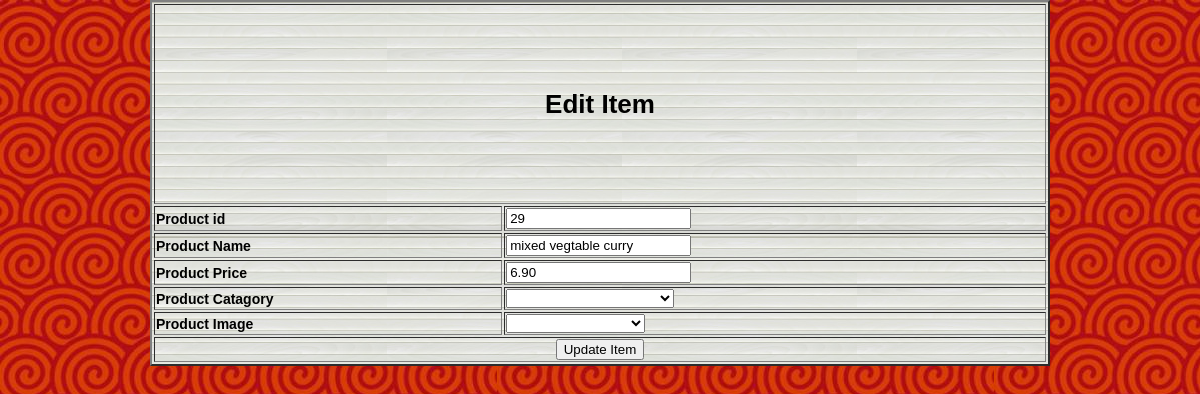
Page /editProduct.php?id=29 (signed in) on the committed database.
### tables this page shows
CREATE TABLE `products` (
  `id` int(10) NOT NULL,
  `name` varchar(100) NOT NULL,
  `price` decimal(10,2) NOT NULL DEFAULT '0.00',
  `catagory` int(10) NOT NULL,
  `image` varchar(100) NOT NULL
);

### editProduct.php (the view, shortened to what this page needs)
<?php include ('includes/db.php'); ?>
<?php
$id = $_GET['id'];
$editProduct = "SELECT * FROM `products` where id = $id";
if ($result = $mysqli->query($editProduct))
{
    while ($row = mysqli_fetch_array($result))
    {
        $id = $row['id'];
        $name = $row['name'];
        $price = $row['price'];
        $catagory = $row['catagory'];
        $image = $row['image'];
    }
}
?>
<!DOCTYPE html>
<html>
  <head>
    <link rel="stylesheet" href="css/style.css" type="text/css">
  </head>
  <body >
    <div   <div id="container2">
          <form action="editProduct.php?id=<?php echo $id; ?>" method="post">
            <table  id="tableImage" align="center" width="900" border="2" bgcolor="white">
              <tr align="center" height="200">
                      <td colspan="8" align="right"><h1>Edit Item</h1></td>
              </tr>
              <tr>
                    <td><b>Product id</b></td>
                    <td><input type="text" name="productId"
                      value="<?php
echo $id; ?>"
                      ></td>
              </tr>
              <tr>
                    <td><b>Product Name</b></td>
                    <td><input type="text" name="productName"  value="<?php
echo $name; ?>"required></td>
              </tr>
              <tr>
                    <td><b>Product Price</b></td>
                    <td><input type="text" name="productPrice"
                      value="<?php
echo $price; ?>"
                      required></td>
              </tr>
              <tr>
                    <td><b>Product Catagory</b></td>
                    <td>
                          <select name="productCatagory">
                            <option value="<?php echo $catagory; ?>">
                              <?php
$catagories = "SELECT * FROM `products_catagory` ";
$result = $mysqli->query($catagories);
while ($row = mysqli_fetch_array($result))
{
    $id = $row['id'];
    $name = $row['name'];
    echo "<option value='$id'>$name</option>";
}
?>
                            </option>
                            </select>
                    </td>
              </tr>
              <tr>
                    <td><b>Product Image</b></td>
                      <td>
                      <select name="productImage">
                        <option value="<?php echo $image; ?>">
                          <?php
$images = "SELECT DISTINCT image FROM `products` ";
$result = $mysqli->query($images);
while ($row = mysqli_fetch_array($result))
{
    $name = $row['image'];
    echo "<option>$name</option>";
}
?>
                        </option>
                        </select>
                          </td>
              </tr>
              <tr align="center">
                    <td colspan="8" ><input type="submit" value="Update Item" name="editdone" onclick=" itemUpdated();"></td>
              </tr>
            </table>
          </form>
            </div>
  </body>
</html>

### css/style.css (style rules this page uses)
body { margin: 0px; font-family: Verdana, Arial, Helvetica, sans-serif; background-color: #e6e6e6; font-size: 14px; background-position: left top; background-image: url(../images/bg-spirals.jpg); }
h1 { font-size: 26px; text-align: center; }
#tableImage { background-image: url(../images/bg-striped.jpg); }

### rows in the picture
products: productId "29", productName "mixed vegtable curry", productPrice "6.90"
